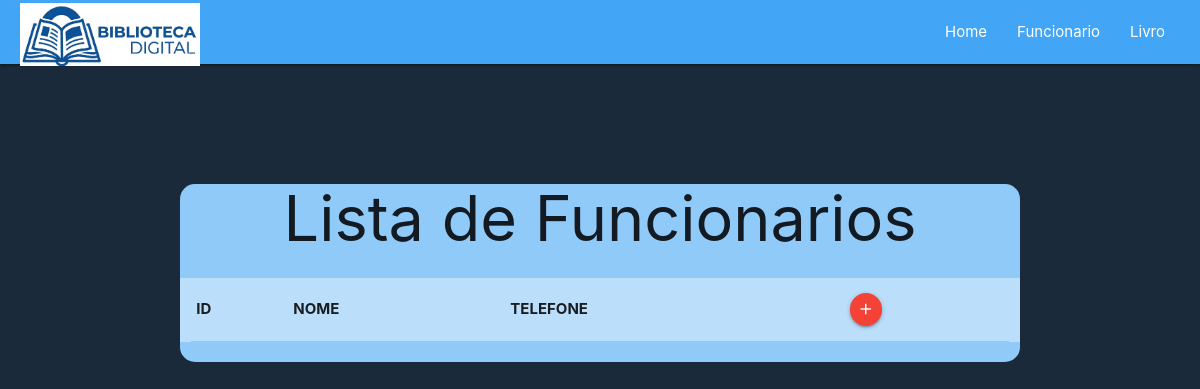
Page /VIEW/Funcionario/listaFuncionario.php on the earlier database version.
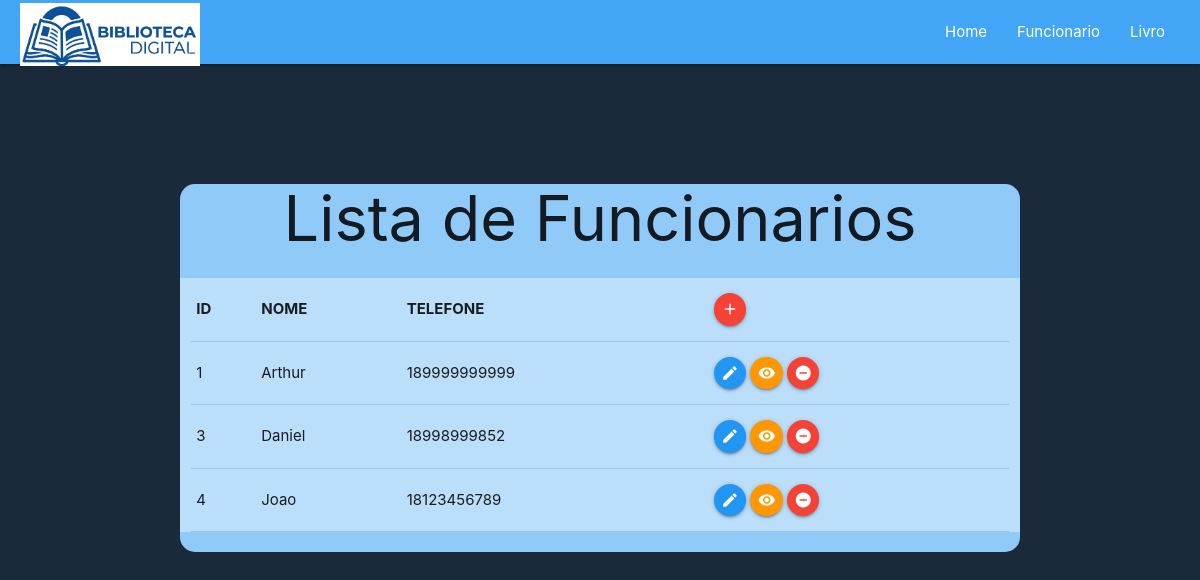
Same page on the later database version.
### tables this page shows
CREATE TABLE `funcionario` (
  `id` int(11) NOT NULL,
  `nome` varchar(50) NOT NULL,
  `telefone` varchar(15) NOT NULL
);

### DAL/funcionario.php (called while the page is built, shortened)
<?php
    include_once $_SERVER['DOCUMENT_ROOT'] . "/Bibliotecaphp/DAL/conexao.php";
    include_once $_SERVER['DOCUMENT_ROOT'] . "/Bibliotecaphp/MODEL/funcionario.php";
    class Funcionario{
        public function Select(){
            $sql = "Select * from funcionario";
            $con = Conexao::conectar();
            $registro = $con->query($sql);
            foreach($registro as $linha){
                $funcionario = new \MODEL\Funcionario();
                $funcionario->setId($linha['id']);
                $funcionario->setNome($linha['nome']);
                $funcionario->setTelefone($linha['telefone']);
                $listaFuncionario[] = $funcionario;
            }
            return $listaFuncionario;
        }
    }
?>

### DAL/conexao.php (called while the page is built, shortened)
<?php
    class Conexao{
        private static $dbNome = 'biblioteca';
        private static $dbHost = 'localhost';
        private static $dbUsuario = 'root';
        private static $dbSenha = '';
        private static $cont = null;
        public static function conectar(){
            if(self::$cont == null){
                try{
                    self::$cont = new PDO("mysql:host=" . self::$dbHost . ";dbname=" . self::$dbNome, self::$dbUsuario , self::$dbSenha);
                }
                catch(\PDOException $exception){
                    die($exception->getMessage());
                }
            }
            return self::$cont;
        }
        public static function desconectar(){
            self::$cont = null;
            return self::$cont;
        }
    }
?>

### MODEL/funcionario.php (called while the page is built, shortened)
<?php
    class Funcionario{
        private ?int $id;
        private ?string $nome;
        private ?string $telefone;
        public function getId(){
            return $this->id;
        }
        public function setId(int $id){
            $this->id = $id;
        }
        public function getNome(){
            return $this->nome;
        }
        public function setNome(string $nome){
            $this->nome = $nome;
        }
        public function getTelefone(){
            return $this->telefone;
        }
        public function setTelefone(string $telefone){
            $this->telefone = $telefone;
        }
    }
?>

### VIEW/Funcionario/listaFuncionario.php (the view, shortened to what this page needs)
<?php
    include_once $_SERVER['DOCUMENT_ROOT'] . "/Bibliotecaphp/menu.php";
    include_once $_SERVER['DOCUMENT_ROOT'] . "/Bibliotecaphp/DAL/funcionario.php";
    include_once $_SERVER['DOCUMENT_ROOT'] . "/Bibliotecaphp/MODEL/funcionario.php";
    $dalFuncionario = new DAL\Funcionario();
    $listaFuncionario = $dalFuncionario->Select();
?>
<!DOCTYPE html>
<html lang="en">
<head>
    <link rel="stylesheet" href="https://cdnjs.cloudflare.com/ajax/libs/materialize/1.0.0/css/materialize.min.css">
</head>
<body style="background-color: #1a2a3a;">
    <div class="container row col s12 blue lighten-3" style="border-radius: 15px; margin-top: 10%">
        <div>
            <h1 class="center">Lista de Funcionarios</h1>
        </div>
        <div class="row blue lighten-4 col s12">
            <table class="highlight">
                <tr>
                    <th>ID</th>
                    <th>NOME</th>
                    <th>TELEFONE</th>
                    <th><a class="btn-floating btn-small waves-effect waves-light red" href="inserirfuncionario.php"><i class="material-icons">add</i></a></th>
                </tr>
                <?php
                foreach($listaFuncionario as $funcionario) { ?>
                <tr>
                    <td><?php echo $funcionario->getId(); ?></td>
                    <td><?php echo $funcionario->getNome(); ?></td>
                    <td><?php echo $funcionario->getTelefone(); ?> </td>
                    <td><a class="btn-floating btn-small waves-effect waves-light blue" href="editarfuncionario.php?id=<?php echo $funcionario->getId(); ?>"><i class="material-icons">edit</i></a>
                    <a class="btn-floating btn-small waves-effect waves-light orange" href="detalhefuncionario.php?id=<?php echo $funcionario->getId(); ?>"><i class="material-icons">remove_red_eye</i></a>
                    <a class="btn-floating btn-small waves-effect waves-light red" onclick="JavaScript: remover(<?php echo $funcionario->getId(); ?>)"><i class="material-icons">remove_circle</i></a></td>
                </tr>
                <?php } ?>
            </table>
        </div>
    </div>
</body>
</html>

### menu.php (shortened to what this page needs)
<!DOCTYPE html>
<html lang="en">
<head>
    <link rel="stylesheet" href="https://cdnjs.cloudflare.com/ajax/libs/materialize/1.0.0/css/materialize.min.css">
</head>
<body>
    <nav>
        <div class="nav-wrapper blue lighten-1">
            <a href="/Biblioteca/home.php" class="brand-logo">
                <img src="/Bibliotecaphp/img/logo.jpeg" alt="Logo Biblioteca">
            </a>
            <ul id="nav-mobile" class="right hide-on-med-and-down">
            <li><a href="/Bibliotecaphp/VIEW/home.php">Home</a></li>
            <li><a href="/Bibliotecaphp/VIEW/Funcionario/listafuncionario.php">Funcionario</a></li>
            <li><a href="/Bibliotecaphp/VIEW/LIVRO/listarlivro.php">Livro</a></li>
            </ul>
        </div>
    </nav>
</body>
</html>

### menu.php (style rules this page uses)
.brand-logo img { height: 63px; width: 180px; object-fit: contain; vertical-align: middle; }
.nav-wrapper { padding: 0 20px; }

Differences in the rows shown:
added funcionario: id "1", nome "Arthur", telefone "189999999999"
added funcionario: id "3", nome "Daniel", telefone "18998999852"
added funcionario: id "4", nome "Joao", telefone "18123456789"
